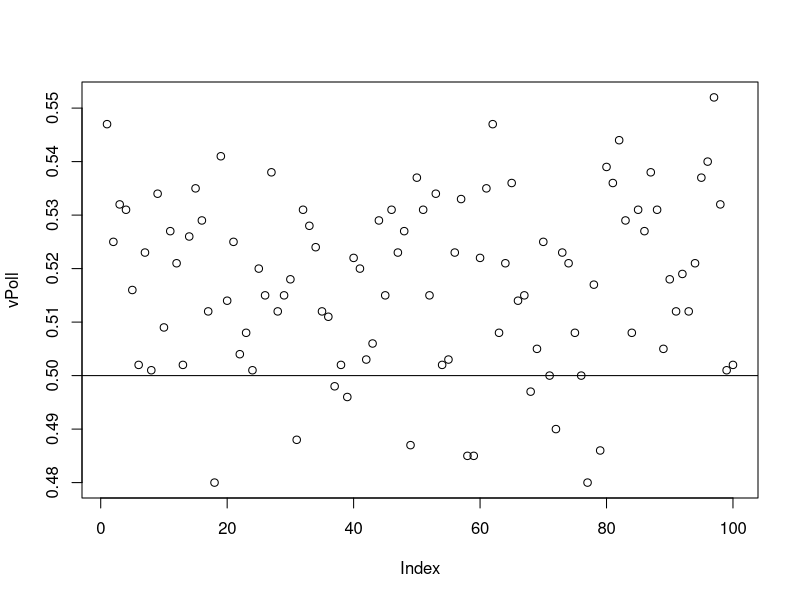

Here is the R script that generated this plot: (Note: this script raises an error after producing the figure.)

# Chapter 1

# problem 10: martingale doubling system


simChpt1_q10_2 <- function(x){
	simChpt1_q10(winN, loseN)
}
simChpt1_q10 <- function(winVal, loseVal) {
	winnings <- 0
	bet <- 1 #inital bet
	won <- TRUE #false if lost last game 
	while(winnings > loseVal && winnings <= winVal){
		if(won){
			bet <- 1
		}
		else{
		#double bet if lose
			bet <- bet * 2
		}

		won <- winOrLose() #In R 1 is true, 0 is false
		winnings <- winnings +  payout(bet, won)

	}
	if(winnings > 0){
		bust <- 0
	}
	else{
		bust <- 1
	}
	return(bust)
}



payout <- function(bet, winOrLoseVal){


	if(winOrLoseVal){ 
		return(bet * 2) #assuming 1:1 odds
	}
	else{
		return(-1* bet) #lose money bet
	}
}

winOrLose <- function(x){
		spin <- runif(1, min=0, max = 1)
		if(spin <= .5){
			return(1)
		}
		else {

			return(0)
		}
}



winN <- 5
loseN <- -100

n <- 10^5

v <- vector(mode = "integer", length = n)

v <- sapply(v, simChpt1_q10_2)

p <- mean(v)
# same as sum(v)/length(v) so p is proportion of wins

#I got 0.01929 so less than 2% wins

# 13: 2 hospitals

boyOrGirl <- winOrLose

smallHospital <- 15
largeHospital <- 45
n <- 100000

boysBornOnDay <- function(nBorn){
	v <- vector(mode = "integer", length = nBorn)
	v <- sapply(v, boyOrGirl)
	return(sum(v))
}


simHospitalSmall <- function(x){
	boysBornOnDay(smallHospital)/ smallHospital
}

simHospitalLarge <- function(x){
	boysBornOnDay(largeHospital) / largeHospital
}


hospitalLarge <- vector(mode = "integer", length = n)
hospitalSmall <- vector(mode = "integer", length = n)

hospitalLarge <- vapply(hospitalLarge, FUN = simHospitalLarge, FUN.VALUE = c(9.9))
hospitalSmall <- vapply(hospitalSmall, FUN = simHospitalSmall, FUN.VALUE = c(9.9))

hospitalLargeOver60Percent <- ifelse(hospitalLarge > .6, 1, 0 )
hospitalSmallOver60Percent <- ifelse(hospitalSmall > .6, 1, 0 )

cat("large:", mean(hospitalLargeOver60Percent), "small:", mean(hospitalSmallOver60Percent), "\n")

# so b. Makes sense, since it must be an integer number of boys 
# smaller hospital has over 60% with less boys over expected value
# if it were not discrete, wouldnt expect a difference


# 12: Poll simulation

percentDem1 <- 52
percentRep1 <- 48
n1 <- 1000
n2 <- 3000
numSims <- 100
percentRep2 <- 49
percentDem2 <- 51

dem <- function(percentDem, n = n){
		poll <- runif(n, min=0, max = 1)
		v <- ifelse(poll <= percentDem/100, 1, 0)
		return(mean(v))
}

simDemVsRep <- function(percent, n, size){
	v <- rep(percent, size)
	v <- mapply(FUN = dem, v, MoreArgs = list(n = n))
	return(v)
}

vPoll <- simDemVsRep(percentDem1, n = n1,size = numSims)
plot(vPoll)
abline(a = 1/2, b = 0)
vPoll <- ifelse(vPoll > .5, 1, 0) #returns one if dems win
percentageOfDemWins1 <- mean(vPoll)

vPoll2 <- simDemVsRep(percentDem2, n = n1, size = numSims)
vPoll3 <- simDemVsRep(percentDem2, n = n2, size = numSims)
percentageOfDemWins2 <-mean(vPoll2)
percentageOfDemWins3 <-mean(vPoll3)
#seems close elections are harder to poll, which makes sense
cat("First Simulation: ", percentageOfDemWins1, "\nSecond Simulation: ", percentageOfDemWins2, "\nThird Simulation: ", percentageOfDemWins3, "\n")

# 14



game14sim <- function(x){
	j <- 0
	won <- FALSE
	while(!won){
		a <- runif(1)
		if(a >= 1/2){
			won <- TRUE
		}
		j <- j + 1
	}
	payoff <- 2^j
	return(payoff)
}


n <- 1000
v <- vector(mode = "integer", length = n)
v <- vapply(FUN = game14sim, v, FUN.VALUE = c(2))
v %>% summary
#hmm really HUGE outlier of over 16k
#rerun, max is about 2k
#lets get the mean of means


game14sim2 <- function(n2){
	mat <- matrix(nrow = n, ncol = n2)
	for(i in 1:n2){
		mat[,i] <- vapply(FUN = game14sim, v, FUN.VALUE = c(2))
	}
	means <- colMeans(mat)
	return(means)
}

n2 <- 200
vMeans <- game14sim2(n2)
vMeans %>% summary


game14sim3 <- function(n2){
	mat <- matrix(nrow = n, ncol = n2)
	for(i in 1:n2){
		mat[,i] <- vapply(FUN = game14sim, v, FUN.VALUE = c(2))
	}
	return(mat)
}

# it seems the median is always around 2 - 4 but the mean is over ten.
# so if only allowed a specific number of plays, say 100
# I wouldnt pay more than 2
#but with arbitrary number of games (and I can stop any time)
# I might be willing to bet more, say up to ~$8, 
# but I would need to start with enough funds to be able to lose money many times. 
# If I had a pretty limited amount of money, I would not bet more than $4
